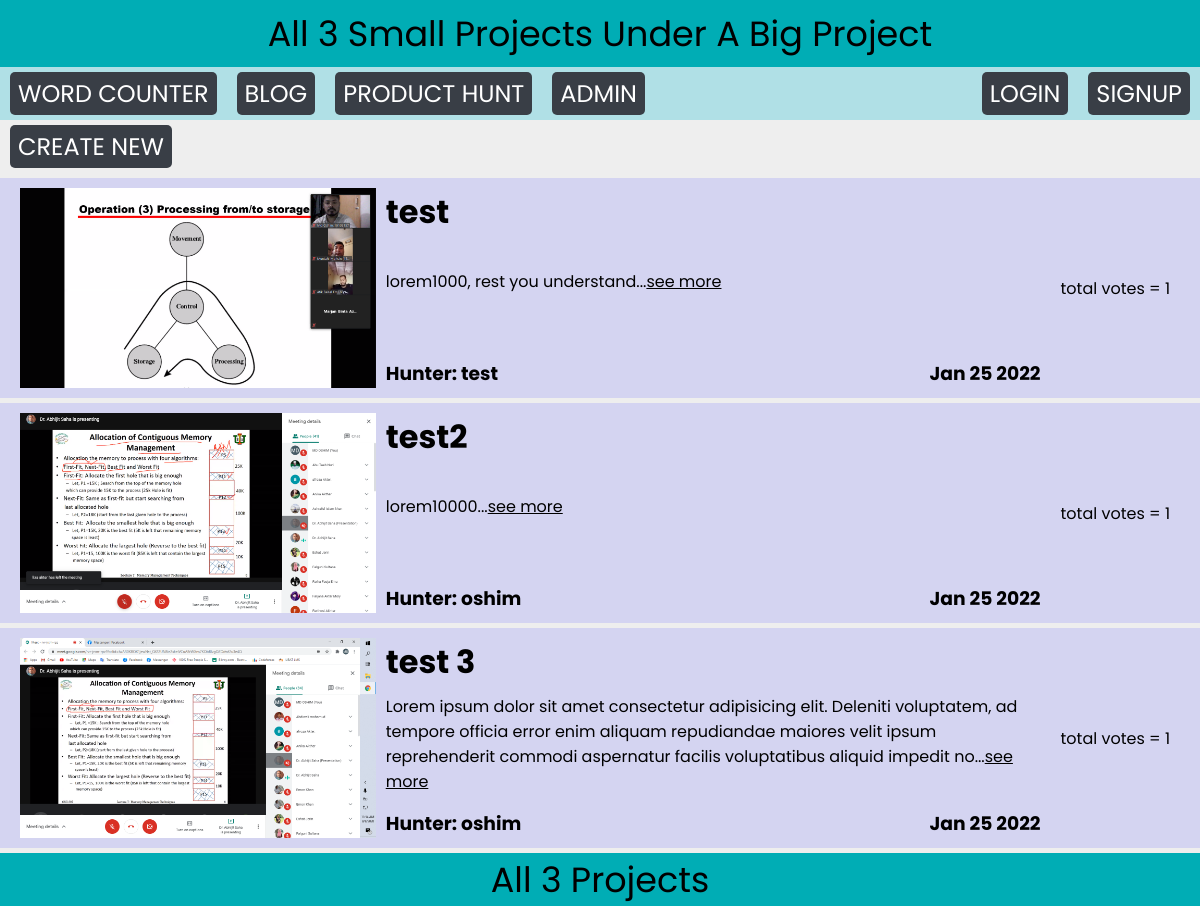
The app's page /producthunt/ with its own data.
### producthunt/models.py (models this page shows, shortened)
class Product(models.Model):
    title = models.CharField(max_length=255)
    url = models.TextField()
    publish_date = models.DateTimeField()
    votes_total = models.IntegerField(default=1)
    body = models.TextField()
    icon = models.ImageField(upload_to='images/')
    image = models.ImageField(upload_to='images/')
    hunter = models.ForeignKey(User, on_delete= models.CASCADE)
    def body_summery(self):
        return self.body[:220]
    def publish_date_pretty(self):
        return self.publish_date.strftime('%b %e %Y')

### producthunt/views.py (the view)
# urls.py: path('', views.home, name='blog'),
def home(request):
    products = Product.objects
    return render(request, 'producthunt/home.html', {'products':products})

### producthunt/templates/producthunt/home.html (shortened to what this page needs)
{% extends 'home.html' %}
{% load static %}
{% block css %}
    <link rel="stylesheet" href="{% static 'producthunt/home.css' %}? {% now "U" %}">
{% endblock  %}
{% block content %}
    <a href="{% url 'producthunt' %}create" class="nav-link">create new</a>
    <div class="products">
        {% for product in products.all %}
            <div class="product">
                <img src="{{product.icon.url}}" alt="product icon">
                <div class="product-extra">
                    <h1>{{product.title}}</h1>
                    <p>{{product.body_summery}}...<a href="{% url 'producthunt' %}{{product.id}}">see more</a></p>
                    <div class="hunter-date">
                        <h3>Hunter: {{product.hunter.username}}</h3>
                        <h3>{{product.publish_date_pretty}}</h3>
                    </div>
                </div>
                <div class='votes'>total votes = {{product.votes_total}}</div>
            </div>
        {% endfor %}
    </div>
{% endblock  %}

### static/home.css (style rules this page uses)
* { margin: 0; padding: 0; box-sizing: border-box; font-family: 'Poppins', sans-serif; }
html, body { height: 100%; }
body { display: grid; grid-template-rows: min-content 1fr min-content; }
.nav-link { text-transform: uppercase; text-decoration: none; display: inline-block; padding: 4px 8px; background: #393E46; color: white; margin: 5px 10px; font-size: 24px; border-radius: 5px; border: none; text-align: center; }

### producthunt/static/producthunt/home.css (style rules this page uses)
.product img { height: 200px; width: auto; }
.product { display: flex; background-color: rgb(212, 212, 241); padding: 10px 20px; margin: 5px auto; }
.product-extra { flex: 1; padding: 0 10px; display: grid; }
.hunter-date { align-self: end; display: flex; justify-content: space-between; }
.votes { align-self: center; padding: 10px; }
.product-extra a { color:black; }

### records on screen
Product: icon (picture), title "test", body_summery "lorem1000, rest you understand", hunter.username "test", publish_date_pretty "Jan 25 2022", votes_total "1"
Product: icon (picture), title "test2", body_summery "lorem10000", hunter.username "oshim", publish_date_pretty "Jan 25 2022", votes_total "1"
Product: icon (picture), title "test 3", body_summery "Lorem ipsum dolor sit amet consectetur adipisicing elit. Deleniti voluptatem, ad tempore officia error enim aliquam repudiandae maiores velit ipsum reprehenderit commodi aspernatur facilis voluptatibus aliquid impedit no", hunter.username "oshim", publish_date_pretty "Jan 25 2022", votes_total "1"
